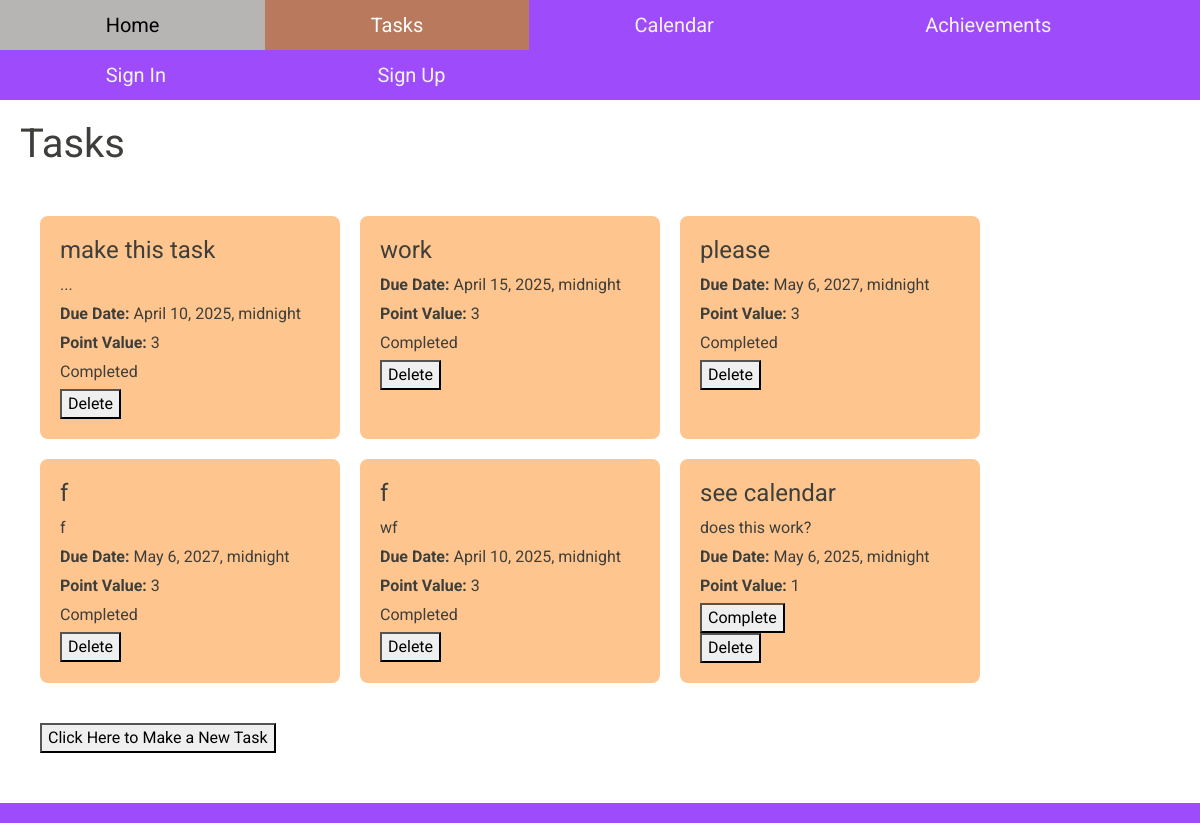
Page /tasks/ (signed in) on the earlier database version.
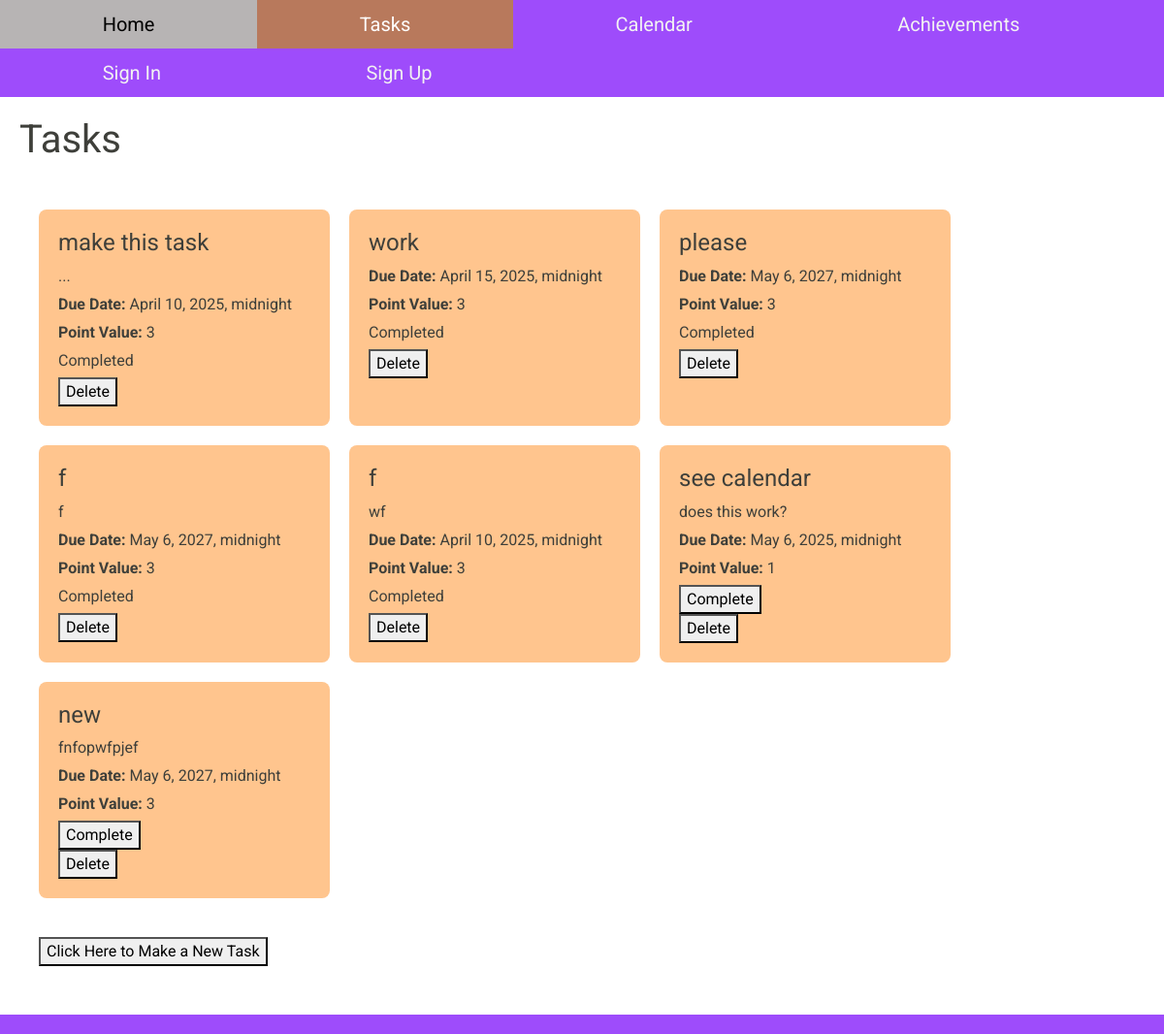
Same page on the later database version.
### tasks/models.py (models this page shows, shortened)
class Task(models.Model):
    VALUE_CHOICES = [(i, str(i)) for i in range(1, 6)]
    title = models.CharField(max_length=255)
    description = models.TextField(blank=True, null=True)
    created_at = models.DateTimeField(auto_now_add=True)
    updated_at = models.DateTimeField(auto_now=True)
    due_date = models.DateTimeField(blank=True, null=True)
    completed = models.BooleanField(default=False)
    value = models.PositiveIntegerField(choices=VALUE_CHOICES, default = 3)
    user = models.ForeignKey(User, on_delete=models.CASCADE, related_name="tasks")
    calendar_date = models.ForeignKey(CalendarDate, on_delete=models.SET_NULL, null=True, blank=True, related_name='tasks')

### tasks/views.py (the view)
# urls.py: path("tasks/", include('tasks.urls')),
@login_required(login_url = "signin/")
def tasks(request):
    mytasks = Task.objects.filter(user=request.user)
    return render(request, 'all_tasks.html', {'mytasks': mytasks})

### tasks/templates/all_tasks.html (shortened to what this page needs)
{% extends "base.html" %}
{%block content%}
<div class = "tasks">
<h1>Tasks</h1>
<div class="task-list">
  {% for x in mytasks %}
    <div class="task-card">
      <h3>{{ x.title }}</h3>
      <p>{{ x.description }}</p>
      <p><strong>Due Date:</strong> {{ x.due_date }}</p>
      <p><strong>Point Value:</strong> {{ x.value }}</p>
      {% if not x.completed %}
        <form method="POST" action="{% url 'tasks:complete' x.id %}">
          <button type="submit">Complete</button>
        </form>
      {% else %}
        <p>Completed</p>
      {% endif %}
      <form method="POST" action="{% url 'tasks:delete' x.id %}">
        <button type="submit">Delete</button>
      </form>
    </div>
  {% endfor %}
</div>
<br>
<button onclick="window.location.href='new';">Click Here to Make a New Task</button>
</div>
{%endblock%}

Differences in the rows shown:
added Task: title "new", description "fnfopwfpjef", due_date "May 6, 2027, midnight", value "3"
